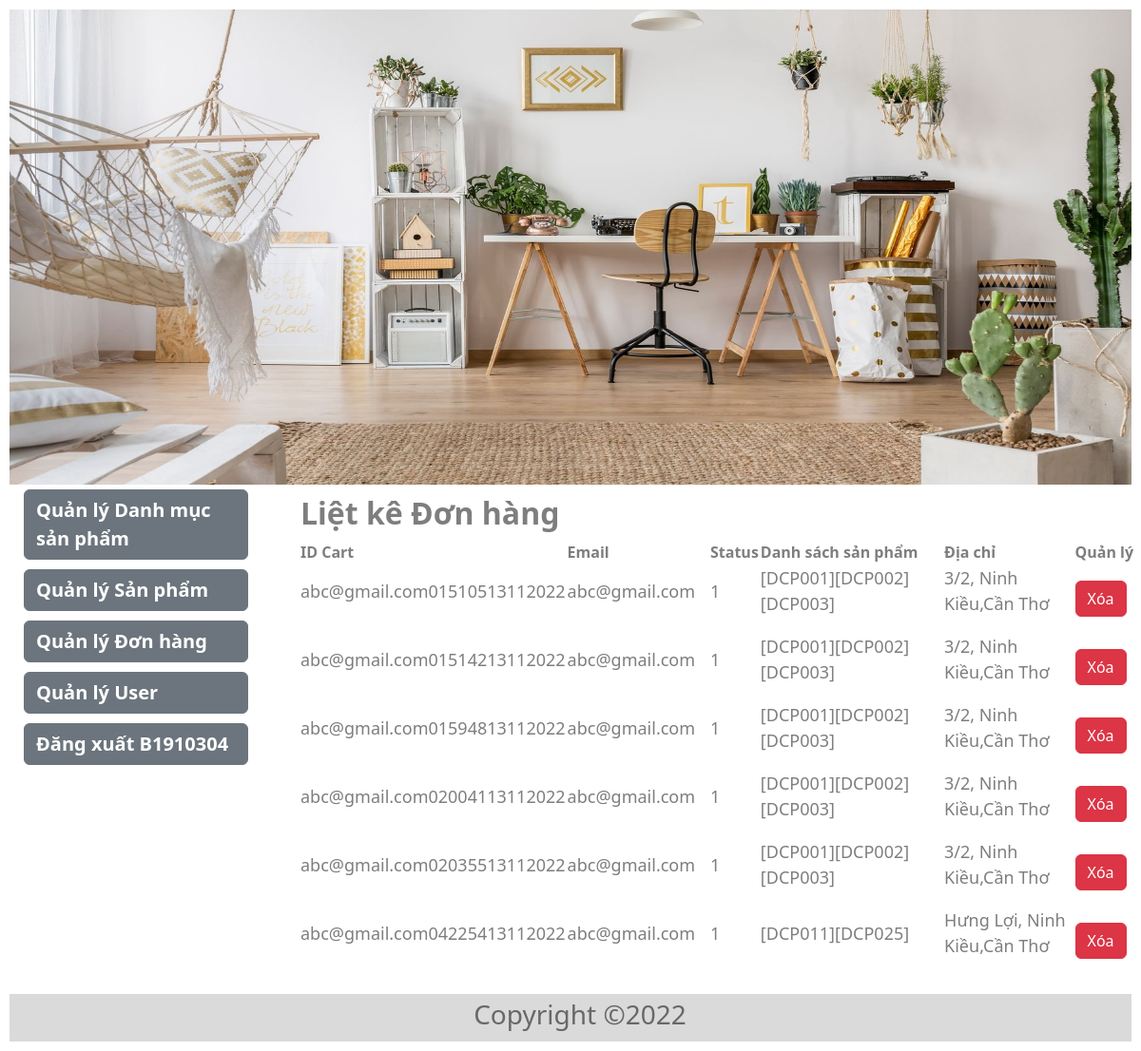
Screenshot of /admincp/modules/index.php?action=quanlydonhang&query=lietke (signed in) with the database file from the repository.
### tables this page shows
CREATE TABLE `tbl_cart` (
  `id_cart` varchar(100) NOT NULL,
  `email_user_cart` varchar(100) NOT NULL,
  `status_cart` tinyint(10) DEFAULT NULL,
  `list_product_cart` longtext DEFAULT NULL CHECK (json_valid(`list_product_cart`)),
  `address_user_cart` text DEFAULT NULL
);

### admincp/modules/quanlydonhang/lietkedonhang.php (the view)
<?php
$sql = "SELECT * FROM `tbl_cart` ";
$query_lietke = mysqli_query($mysqli, $sql);
?>
<table style="width:100%;margin:10px;">
    <tr>
        <th>
            <h2 style="font-weight: 600;">Liệt kê Đơn hàng</h2>
        </th>
    </tr>
    <tr>
        <th style="width:18%;">ID Cart</th>
        <th style="width:18%;">Email</th>
        <th style="width:5%;">Status</th>
        <th style="width:30%;">Danh sách sản phẩm</th>
        <th style="width:20%;">Địa chỉ</th>
        <th style="width:9%;">Quản lý</th>
    </tr>
    <?php
    while ($row = mysqli_fetch_array($query_lietke)) {
        $list = json_decode($row['list_product_cart']);
        $array_cart = array();
        foreach ($list as $cart) {
            $array = json_decode(json_encode($cart), true);
            array_push($array_cart, $array['idsp']);
        }
    ?>
        <tr>
            <td>
                <p style="font-size:18px; "><?php echo $row['id_cart'] ?></p>
            </td>
            <td>
                <p style="font-size:18px; "><?php echo $row['email_user_cart'] ?></p>
            </td>
            <td>
                <p style="font-size:18px; "><?php echo $row['status_cart'] ?></p>
            </td>
            <td>
                <p style="font-size:18px; "><?php foreach($array_cart as $id) echo '['.$id.']' ?></p>
            </td>
            <td>
                <p style="font-size:18px; "><?php echo $row['address_user_cart'] ?></p>
            </td>
            <td>
                <a class="btn btn-danger" href="../../../Mecuti/admincp/modules/quanlydonhang/xulydonhang.php?action=quanlydonhang&query=xoa&id=<?php echo $row['id_cart'] ?>">Xóa</a>
            </td>
        </tr>
    <?php
    }
    ?>
</table>

### css/style.css (style rules this page uses)
#body { margin: 10px; }

### admincp/css/style.css (style rules this page uses)
.control_r table { width: 100%; margin: 5px auto; width: 70%; }
h2,th,td,select,input { color: rgb(126, 126, 126); }
tr { margin: 10px 0; }

### rows the page displays
tbl_cart: id_cart "abc@gmail.com01510513112022", email_user_cart "abc@gmail.com", status_cart "1", id "DCP001", id "DCP002", id "DCP003", address_user_cart "3/2, Ninh Kiều,Cần Thơ"
tbl_cart: id_cart "abc@gmail.com01514213112022", email_user_cart "abc@gmail.com", status_cart "1", id "DCP001", id "DCP002", id "DCP003", address_user_cart "3/2, Ninh Kiều,Cần Thơ"
tbl_cart: id_cart "abc@gmail.com01594813112022", email_user_cart "abc@gmail.com", status_cart "1", id "DCP001", id "DCP002", id "DCP003", address_user_cart "3/2, Ninh Kiều,Cần Thơ"
tbl_cart: id_cart "abc@gmail.com02004113112022", email_user_cart "abc@gmail.com", status_cart "1", id "DCP001", id "DCP002", id "DCP003", address_user_cart "3/2, Ninh Kiều,Cần Thơ"
tbl_cart: id_cart "abc@gmail.com02035513112022", email_user_cart "abc@gmail.com", status_cart "1", id "DCP001", id "DCP002", id "DCP003", address_user_cart "3/2, Ninh Kiều,Cần Thơ"
tbl_cart: id_cart "abc@gmail.com04225413112022", email_user_cart "abc@gmail.com", status_cart "1", id "DCP011", id "DCP025", address_user_cart "Hưng Lợi, Ninh Kiều,Cần Thơ"

### other values shown
$_SESSION['login'] "B1910304"
